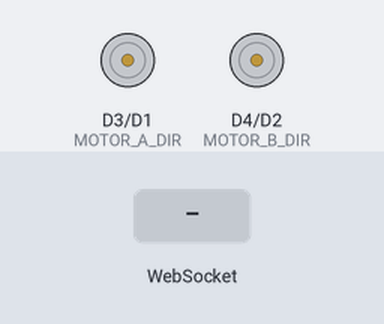
Bench run of a sketch on a simulated ESP8266 (NodeMCU). On the bench: direction and speed pins drawn as motors (green arrow = direction pin HIGH = forward, orange = LOW = backward, longer = more drive). Inputs (shaded band) come from the test bench. What the sketch prints to the serial monitor is not drawn.

Above: at 1.2 s.
1.3 s: WebSocket text "F" received
At 1.9 s:
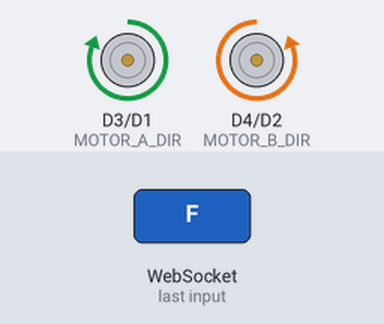
2.8 s: WebSocket text "B" received
At 3.1 s:
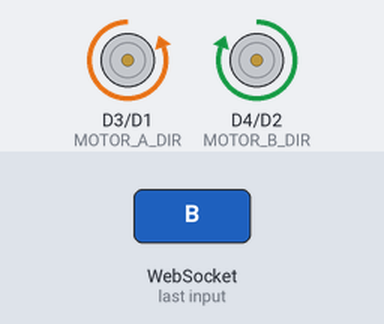
4.3 s: WebSocket text "L" received
At 5.4 s:
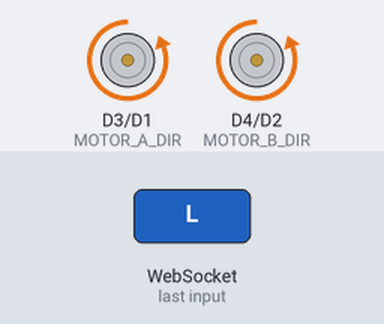
5.8 s: WebSocket text "R" received
At 6.5 s:
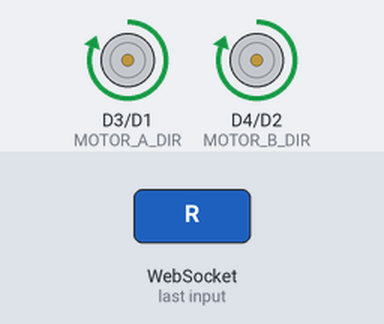
7.3 s: WebSocket text "S" received
At 7.7 s:
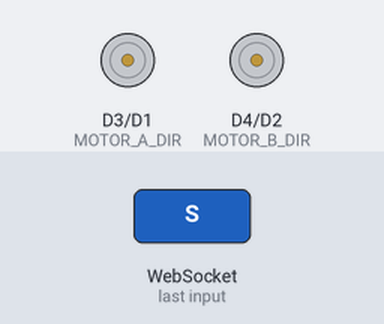
Timing chart, 0 to 9.8 s (numbered marks = the images above; inputs shaded):
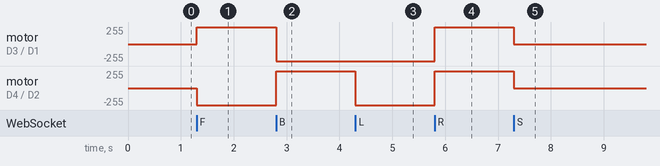

Measured:
- after the input at 1.3 s, motor on D3 (MOTOR_A_DIR) / D1 (MOTOR_A_PWM): stopped → forward 255/255 at once; motor on D4 (MOTOR_B_DIR) / D2 (MOTOR_B_PWM): stopped → backward 255/255 at once
- after the input at 2.8 s, motor on D3 (MOTOR_A_DIR) / D1 (MOTOR_A_PWM): forward 255/255 → backward 255/255 at once; motor on D4 (MOTOR_B_DIR) / D2 (MOTOR_B_PWM): backward 255/255 → forward 255/255 at once
- after the input at 4.3 s, motor on D4 (MOTOR_B_DIR) / D2 (MOTOR_B_PWM): forward 255/255 → backward 255/255 at once
- after the input at 5.8 s, motor on D3 (MOTOR_A_DIR) / D1 (MOTOR_A_PWM), motor on D4 (MOTOR_B_DIR) / D2 (MOTOR_B_PWM): backward 255/255 → forward 255/255 at once
- after the input at 7.3 s, motor on D3 (MOTOR_A_DIR) / D1 (MOTOR_A_PWM), motor on D4 (MOTOR_B_DIR) / D2 (MOTOR_B_PWM): forward 255/255 → stopped at once

The sketch:

esp8266.ino
```cpp
#include <ESP8266WiFi.h>
#include <ESPAsyncTCP.h>
#include <ESPAsyncWebServer.h>

// Pines L293D
//#define MOTOR_A_PWM 5 //D2  // GPIO4
//#define MOTOR_A_DIR 0 //D3  // GPIO0
//#define MOTOR_B_PWM 4 //D1  // GPIO5
//#define MOTOR_B_DIR 2 //D4  // GPIO2
#define MOTOR_A_PWM D1  // GPIO5
#define MOTOR_B_PWM D2  // GPIO4
#define MOTOR_A_DIR D3  // GPIO0
#define MOTOR_B_DIR D4  // GPIO2

const char* ssid = "AutitoJJ";
const char* password = "12345678";
String ultimoModo = "S";

AsyncWebServer server(80);
AsyncWebSocket ws("/ws");

AsyncWebSocketClient* clienteConectado = nullptr;

// Variables de velocidad
int pwmCurva = 512;  // Valor inicial medio
int pwmGiro = 512;

void detener() {
  analogWrite(MOTOR_A_PWM, 0);
  analogWrite(MOTOR_B_PWM, 0);
}

void avanzar() {
  digitalWrite(MOTOR_A_DIR, HIGH);
  digitalWrite(MOTOR_B_DIR, LOW);
  analogWrite(MOTOR_A_PWM, 100);
  analogWrite(MOTOR_B_PWM, 100);
}

void retroceder() {
  digitalWrite(MOTOR_A_DIR, LOW);
  digitalWrite(MOTOR_B_DIR, HIGH);
  analogWrite(MOTOR_A_PWM, 100);
  analogWrite(MOTOR_B_PWM, 100);
}

/*void izquierda() {
  digitalWrite(MOTOR_A_DIR, HIGH);
  analogWrite(MOTOR_A_PWM, pwmCurva);
  analogWrite(MOTOR_B_PWM, 0);
}

void derecha() {
  digitalWrite(MOTOR_B_DIR, LOW);
  analogWrite(MOTOR_B_PWM, pwmCurva);
  analogWrite(MOTOR_A_PWM, 0);
}*/

void giroDerecha() {
  digitalWrite(MOTOR_A_DIR, HIGH); // adelante
  digitalWrite(MOTOR_B_DIR, HIGH); // atrás
  analogWrite(MOTOR_A_PWM, pwmGiro);
  analogWrite(MOTOR_B_PWM, pwmGiro);
}

void giroIzquierda() {
  digitalWrite(MOTOR_A_DIR, LOW);  // atrás
  digitalWrite(MOTOR_B_DIR, LOW);  // adelante
  analogWrite(MOTOR_A_PWM, pwmGiro);
  analogWrite(MOTOR_B_PWM, pwmGiro);
}

void curvaDerecha() {
  digitalWrite(MOTOR_A_DIR, HIGH); // Avanza
  digitalWrite(MOTOR_B_DIR, LOW);
  analogWrite(MOTOR_A_PWM, pwmCurva);
  analogWrite(MOTOR_B_PWM, 100);
}

void curvaIzquierda() {
  digitalWrite(MOTOR_A_DIR, HIGH);
  digitalWrite(MOTOR_B_DIR, LOW);
  analogWrite(MOTOR_A_PWM, 100);
  analogWrite(MOTOR_B_PWM, pwmCurva);
}
void curvaIzquierdaAtras() {
  digitalWrite(MOTOR_A_DIR, LOW);   // Motor A retrocede
  digitalWrite(MOTOR_B_DIR, HIGH);  // Motor B retrocede
  analogWrite(MOTOR_A_PWM, 100);        // lado rápido (izquierdo)
  analogWrite(MOTOR_B_PWM, pwmCurva);   // lado lento (derecho)
}

void curvaDerechaAtras() {
  digitalWrite(MOTOR_A_DIR, LOW);   // Motor A retrocede
  digitalWrite(MOTOR_B_DIR, HIGH);  // Motor B retrocede
  analogWrite(MOTOR_A_PWM, pwmCurva);   // lado lento (izquierdo)
  analogWrite(MOTOR_B_PWM, 100);        // lado rápido (derecho)
}

void interpretarComando(String cmd) {
  if (cmd == "F") avanzar();
  else if (cmd == "B") retroceder();
  else if (cmd == "L") giroIzquierda();
  else if (cmd == "R") giroDerecha();
  else if (cmd == "S") detener();
  else if (cmd == "F,L") { curvaIzquierda(); }
  else if (cmd == "F,R") { curvaDerecha(); }
  else if (cmd == "B,L") { curvaIzquierdaAtras(); }
  else if (cmd == "B,R") { curvaDerechaAtras(); }
  else if (cmd == "CD") { curvaDerecha(); ultimoModo = cmd; }
  else if (cmd == "CI") { curvaIzquierda(); ultimoModo = cmd; }
  else if (cmd == "GD") { giroDerecha(); ultimoModo = cmd; }
  else if (cmd == "GI") { giroIzquierda(); ultimoModo = cmd; }
  else if (cmd.startsWith("PWM_curva,")) {
    pwmCurva = constrain(cmd.substring(10).toInt(), 0, 100);
    Serial.print("PWM curva: "); Serial.println(pwmCurva);
    (ultimoModo  == "CD") ? curvaDerecha() : curvaIzquierda();
  }
  else if (cmd.startsWith("PWM_giro,")) {
    pwmGiro = constrain(cmd.substring(9).toInt(), 0, 100);
    Serial.print("PWM giro: "); Serial.println(pwmGiro);
    (ultimoModo  == "GD") ? giroDerecha() : giroIzquierda();
  }
  else {
    Serial.println("Comando no reconocido: " + cmd);
    detener();
  }
}

void onWsEvent(AsyncWebSocket *server, AsyncWebSocketClient *client,
               AwsEventType type, void *arg, uint8_t *data, size_t len) {
  if (type == WS_EVT_CONNECT) {
    if (clienteConectado != nullptr) {
      if (clienteConectado->status() == WS_CONNECTED) {
        client->close();
        Serial.println("❌ Otro cliente intentó conectarse y fue rechazado.");
        return;
      } else {
        // El cliente anterior estaba desconectado, lo liberamos
        clienteConectado = nullptr;
        Serial.println("⚠️ Cliente anterior inválido liberado.");
      }
    }
    // Aceptamos nuevo cliente
    clienteConectado = client;
    Serial.printf("✅ Cliente conectado: #%u\n", client->id());
  }

  else if (type == WS_EVT_DISCONNECT) {
    if (client == clienteConectado) {
      clienteConectado = nullptr;
      Serial.println("🔌 Cliente desconectado");
      detener();
    }
  }

  else if (type == WS_EVT_DATA) {
    if (client == clienteConectado) {
      String msg;
      for (size_t i = 0; i < len; i++) msg += (char)data[i];
      msg.trim();
      Serial.println("📨 Comando recibido: " + msg);
      interpretarComando(msg);
    }
  }
}

void setup() {
  Serial.begin(115200);
  analogWriteRange(100);
  pinMode(MOTOR_A_PWM, OUTPUT);
  pinMode(MOTOR_A_DIR, OUTPUT);
  pinMode(MOTOR_B_PWM, OUTPUT);
  pinMode(MOTOR_B_DIR, OUTPUT);
  detener();

  WiFi.softAP(ssid, password);
  Serial.println("🚗 Autito en AP listo: " + WiFi.softAPIP().toString());

  ws.onEvent(onWsEvent);
  server.addHandler(&ws);

  server.begin();
}

void loop() {
  // Nada necesario
}
```
